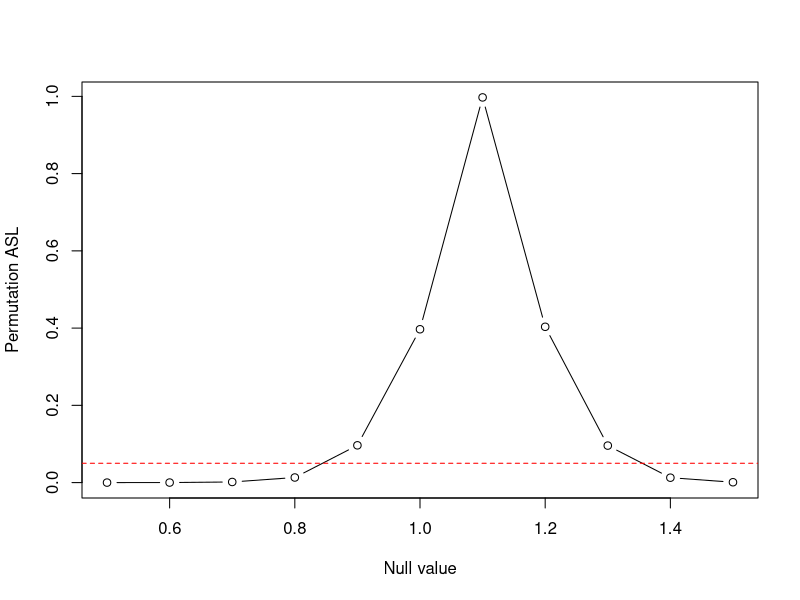

Recreate this plot in R.
## ---- chunk 1
library(combinat)

# generating permutations of the numbers from 1 to 3
my_list <- permn(3)

# convert the list to a matrix
my_matrix<-do.call(rbind,my_list)

#take the unique rows
my_matrix<-unique(my_matrix)

my_matrix

## ---- chunk 2
# generating permutations of a vector with 6 letters

my_list <- permn(c("a","b","c","d","e","f"))
 
# convert the list to a matrix
my_matrix<-do.call(rbind,my_list)

#take the unique rows
my_matrix<-unique(my_matrix)

## ---- chunk 3
#| echo: true


head(my_matrix)

dim(my_matrix)

## ---- chunk 4
perm1samp <- function(x,myfun=mean,mu=0,nsamp=10000,alternative=c("two.sided","less",
                                                                  "greater")){
x = x - mu
n = length(x)
theta.hat = myfun(x)
gmat = replicate(nsamp,sample(x=c(1,-1),size=n,replace=TRUE))
theta.mc = apply(gmat*abs(x),2,myfun)
if(alternative[1]=="less"){
aslperm = sum(theta.mc <= theta.hat) / nsamp
} else if(alternative[1]=="greater"){
aslperm = sum(theta.mc >= theta.hat) / nsamp
} else{
aslperm = sum(abs(theta.mc) >= abs(theta.hat)) / nsamp
}
list(theta.hat=theta.hat,theta.mc=theta.mc,asl=aslperm)
}
## ---- chunk 5
#| echo: true

#Generate a dataset from a normal distribution with mean 1 and variance 1
set.seed(1)
n = 50
x = rnorm(n,mean=1,sd=1)
mean(x)

#Test the hypothesis H0: mu =1 vs H1: mu does not equal 1
results = perm1samp(x,mu=1,alternative = 'two.sided')

#P-value
results$asl

## ---- chunk 6
#| echo: true

mseq = seq(0.5,1.5,by=0.1)
pvals = rep(0,length(mseq))
for(k in 1:length(mseq)){
 pvals[k] = perm1samp(x,mu=mseq[k])$asl
}

## ---- chunk 7
#| echo: true
plot(mseq,pvals,type='b',xlab =  "Null value", ylab = "Permutation ASL")
abline(h=0.05, lty=2,col='red')

## ---- chunk 8
meandif <- function(x,y) mean(x) - mean(y) #function to get the mean difference 


perm2samp <- function(x,y,myfun=meandif,nsamp=10000,
alternative=c("two.sided","less","greater")){
theta.hat = myfun(x,y)
m = length(x)
n = length(y)
N = m + n
z = c(x,y)
gmat = replicate(nsamp,sample.int(N,m))
theta.mc = apply(gmat,2,function(g,z){myfun(z[g],z[-g])},z=z)
if(alternative[1]=="less"){
aslperm = sum(theta.mc <= theta.hat) / nsamp
} else if(alternative[1]=="greater"){
aslperm = sum(theta.mc >= theta.hat) / nsamp
} else{
aslperm = sum(abs(theta.mc) >= abs(theta.hat)) / nsamp
}
list(theta.hat=theta.hat,theta.mc=theta.mc,asl=aslperm)
}
## ---- chunk 9
#| echo: true


set.seed(1)
# Simulated data for two samples 
x = rnorm(15)
y = rnorm(20,mean=1)

# Number of different possible g vectors
choose(35,15)

meandif(x,y)

#permutation test
ptest = perm2samp(x,y,myfun=meandif,alternative = 'two.sided')

ptest$asl

## ---- chunk 10
permcor <- function(x,y,method="pearson",nsamp=10000,alternative=c("two.sided","less",
                                                                   "greater")){
n = length(x)
if(n!=length(y)) stop("lengths of x and y must match")
theta.hat = cor(x,y,method=method)
gmat = replicate(nsamp,sample.int(n))
theta.mc = apply(gmat,2,function(g)cor(x,y[g],method=method))
if(alternative[1]=="less"){
aslperm = sum(theta.mc <= theta.hat) / nsamp
} else if(alternative[1]=="greater"){
aslperm = sum(theta.mc >= theta.hat) / nsamp
} else{
aslperm = sum(abs(theta.mc) >= abs(theta.hat)) / nsamp
}
list(theta.hat=theta.hat,theta.mc=theta.mc,asl=aslperm)
}
## ---- chunk 11
#| echo: true


library(MASS)
set.seed(1)
n = 50
data = mvrnorm(n , c(0,0), matrix(c(1,0.5,0.5,1),nrow=2))
x=data[,1]
y=data[,2]

ptest = permcor(x,y,method = "pearson", alternative = 'two.sided')
ptest$asl
## ---- chunk 12
#| echo: true

ptest_Sp = permcor(x,y,method = "spearman", alternative = 'two.sided')
ptest_Sp$asl

ptest_K = permcor(x,y,method = "kendall", alternative = 'two.sided')
ptest_K$asl

## ---- chunk 13
#| echo: true
data(EuStockMarkets)

## ---- chunk 14

#SMI = EuStockMarkets[,2]

#CAC = EuStockMarkets[,3]
#ptest = perm2samp(SMI,CAC,myfun=meandif,alternative = 'two.sided')
#ptest$asl

#ptest = perm2samp(SMI,CAC,myfun=meandif,alternative = 'less')
#ptest$asl

#ptest = perm2samp(SMI,CAC,myfun=meandif,alternative = 'greater')
#ptest$asl
## ---- chunk 15
data(EuStockMarkets)
SMI = EuStockMarkets[,2]
CAC = EuStockMarkets[,3]

#ptest_K = permcor(SMI,CAC,method = "kendall",nsamp = 1000, alternative = 'two.sided')

#ptest_K$asl

#ptest_K = permcor(SMI,CAC,method = "kendall",nsamp = 1000, alternative = 'greater')

#ptest_K$asl
#ptest_K = permcor(SMI,CAC,method = "kendall",nsamp = 1000, alternative = 'less')

#ptest_K$asl
